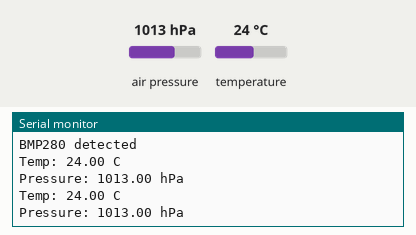
A sketch run on a simulated Arduino Uno, built with avr-gcc and run on an emulated ATmega328P. Shown: the last lines printed to the serial monitor. The inputs (shaded band) are chosen by the test bench; at power-on: air pressure 1013 hPa, temperature 24 °C.

Above: at 2.8 s.
2.9 s: air pressure set to 952 hPa
At 4.7 s:
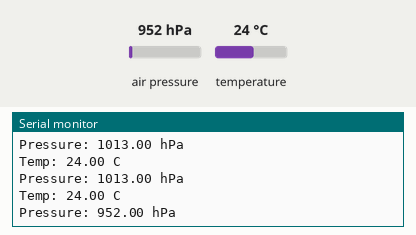
5.6 s: temperature set to 12 °C
At 6.4 s:
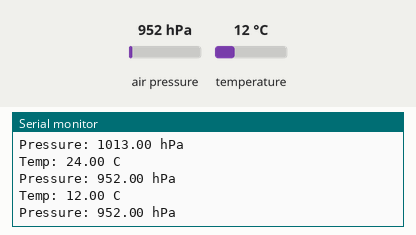
8.3 s: air pressure set to 975 hPa
At 10.9 s:
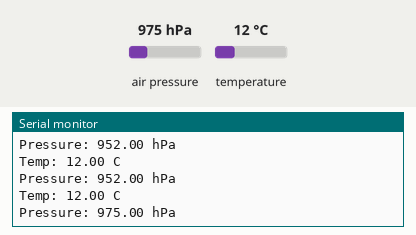
Timing chart, 0 to 12.4 s (numbered marks = the images above; inputs shaded):
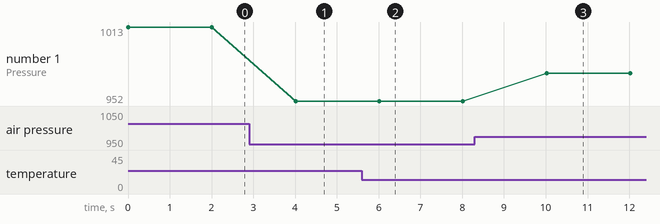

Measured:
- after the input at 2.9 s, the serial monitor: prints a new line after 1.1 s (image 1)
- after the input at 5.6 s, the serial monitor: prints a new line after 0.41 s (image 2)
- after the input at 8.3 s, the serial monitor: prints a new line after 1.7 s (image 3)
- plotted number 1: 1013 → 952 after the input at 2.9 s, 952 → 975 after the input at 8.3 s

The sketch:

sketch_mar7b.ino
```cpp
#include <Wire.h>
#include <Adafruit_BMP280.h>

Adafruit_BMP280 bmp;

void setup() {
  Serial.begin(115200);
  Wire.begin();

  if (!bmp.begin(0x76)) {
    Serial.println("BMP280 not detected!");
    while (1);
  }

  Serial.println("BMP280 detected");
}

void loop() {

  Serial.print("Temp: ");
  Serial.print(bmp.readTemperature());
  Serial.println(" C");

  Serial.print("Pressure: ");
  Serial.print(bmp.readPressure()/100);
  Serial.println(" hPa");

  Serial.println();

  delay(2000);
}
```
